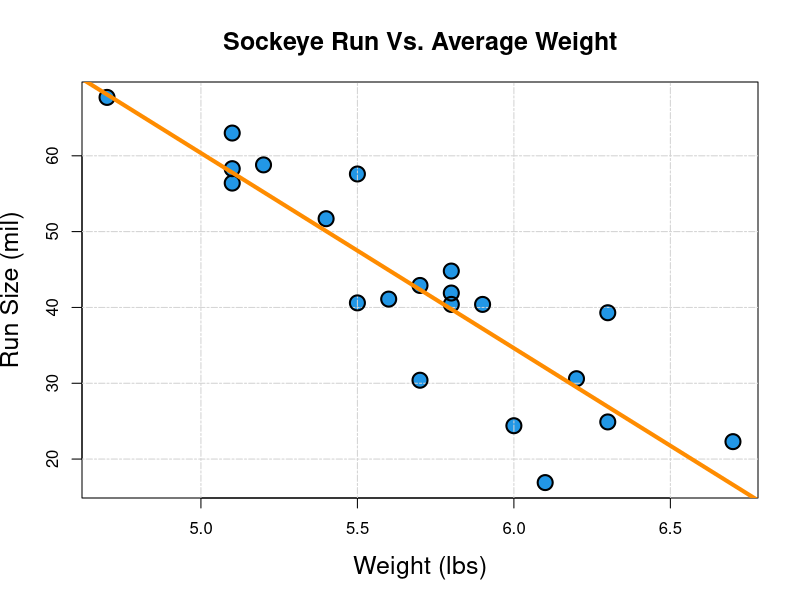

The R script that drew this image:
# Comparing run versus weight of sockeye salmon in bristol bay

setwd('C:/Users/Connor/OneDrive/Documents/Thesis/Salmon Escapement/Data')

rm(list = ls())

weight <- c(6.7,6.1,6.3,5.8,6.3,5.7,5.8,5.8,5.9,5.5,6.2,5.7,
           6,5.6,5.2,5.4,5.5,5.1,5.1,5.1,4.7)


run <- c(22.3,16.9,24.9,41.9,39.3,42.9,44.8,40.4,
         40.4,40.6,30.6,30.4,24.4,41.1,58.8,51.7,
         57.6,63,56.4,58.3,67.7)

df <- data.frame(weight,run)

colnames(df) <- c('Weight','Run')

cor(df$Weight,df$Run)


plot(df$Weight,df$Run,
     main = 'Sockeye Run Vs. Average Weight',
     xlab = 'Weight (lbs)',
     ylab = 'Run Size (mil)',
     cex = 2,
     col = 4,
     pch = 19,
     weight = 2,
     cex.main = 1.5,
     cex.lab = 1.5
     )

grid(NULL,NULL,col='lightgrey',lty=6)

points(df$Weight,df$Run,
     cex = 2,
     lwd = 2
     )

slr <- lm(Run~.,
          data = df
          )

abline(slr,
       lwd = 4,
       col = 'darkorange'
       )

df$Volume <- df$Weight*df$Run

df$'V (MMCF)' <- round(df$Volume / 43.8,2)

df

dfsub <- data.frame(seq(2001,2021),df$`V (MMCF)`)

write.csv(dfsub,'salmonvolume.csv',row.names = FALSE)
